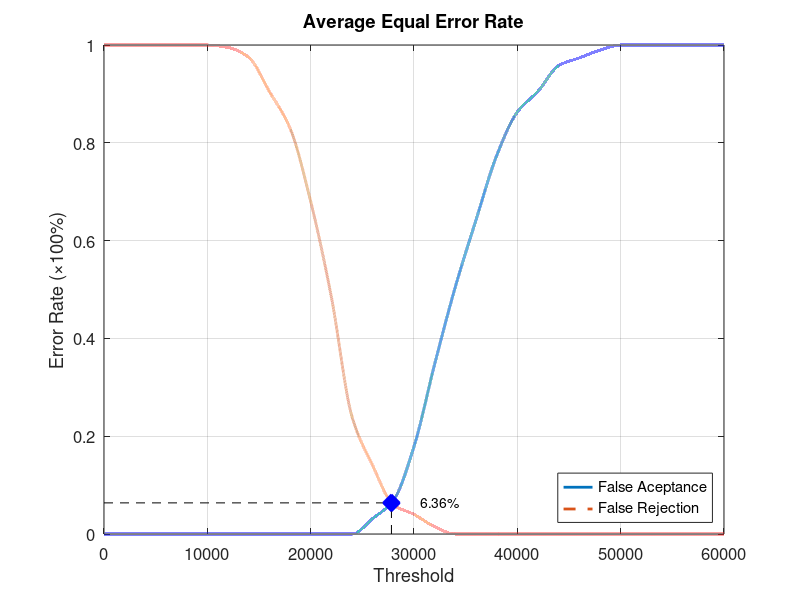
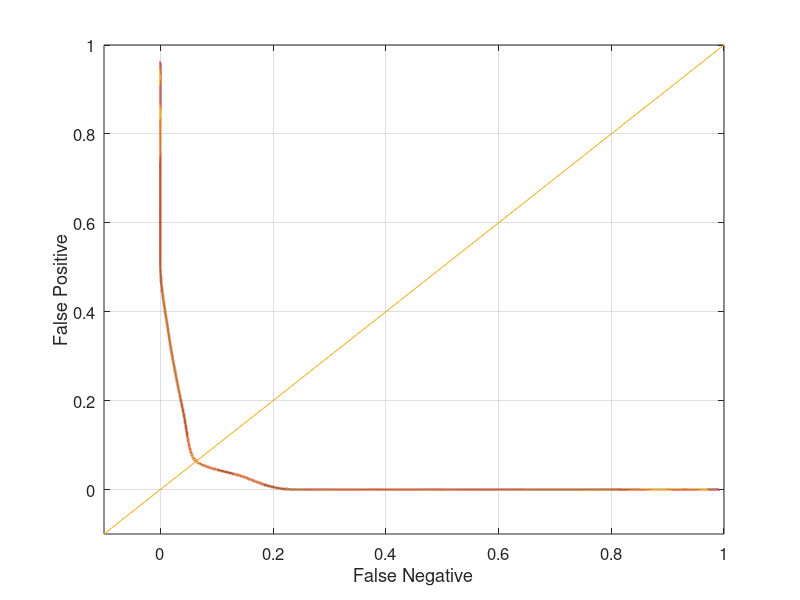

These figures' MATLAB source, in order:
function yEER = Database4_4
close all;
clear;
clc;
x = 0:2000:60000;
xq = 0:0.5:60000;

y0 = [0 0 0 0 0 0 0 0 0 0 0 0 0 0.0315789 0.0684211 0.178947 0.347368 0.505263 0.642105 0.773684 0.863158 0.905263 0.957895 0.973684 0.989474 1 1 1 1 1 1];
yy0 = interp1(x, y0, xq, 'pchip');
y1 = [1 1 1 1 1 1 0.995 0.975 0.905 0.83 0.68 0.485 0.24 0.14 0.06 0.04 0.015 0 0 0 0 0 0 0 0 0 0 0 0 0 0];
yy1 = interp1(x, y1, xq, 'pchip');

% Calculating EER: 
y2 = abs(y0 - y1);
find(y2 == min(y2))
yy2 = abs(yy0 - yy1);
xEER = find(yy2 == min(yy2));
xEERIndex = xq(xEER) % X-axis EER
yEER = yy0(xEER) % Y-axis EER

main = figure
plot(xq, yy0,'-','LineWidth', 2);	hold on
plot(xq, yy1,'--','LineWidth', 2);	hold on
plot([xEERIndex xEERIndex], [0 yEER], 'k--');	hold on
plot([0 xEERIndex], [yEER yEER], 'k--');	hold on
plot(xEERIndex, yEER, 'bx', 'LineWidth', 10);	hold on
text(xEERIndex + 10 * xEERIndex / 100, yEER, [num2str(round((10000 * yEER)) / 100) '%'])
legend('False Aceptance', 'False Rejection', 'Location', 'SouthEast')
xlabel('Threshold')
ylabel('Error Rate (\times100%)')
title('Average Equal Error Rate')
set(gca, 'FontSize', 12)
axis([0 60000 0 1])
grid on

print(main, 'Database4_4Main', '-dpng');
FNRxFPR = figure('Color', [1 1 1]);
plot(yy1, yy0, '-', yy1, yy0, 'LineWidth', 2);
hold on
y = -0.1:0.1:1
plot(y, y); 
set(gca, 'FontSize', 12)
xlabel('False Negative')
ylabel('False Positive')
axis([-0.1 1 -0.1 1])
set(gca, 'FontSize', 12)
grid on

print(FNRxFPR, 'Database4_4FNRxFPR','-dpng');
end
